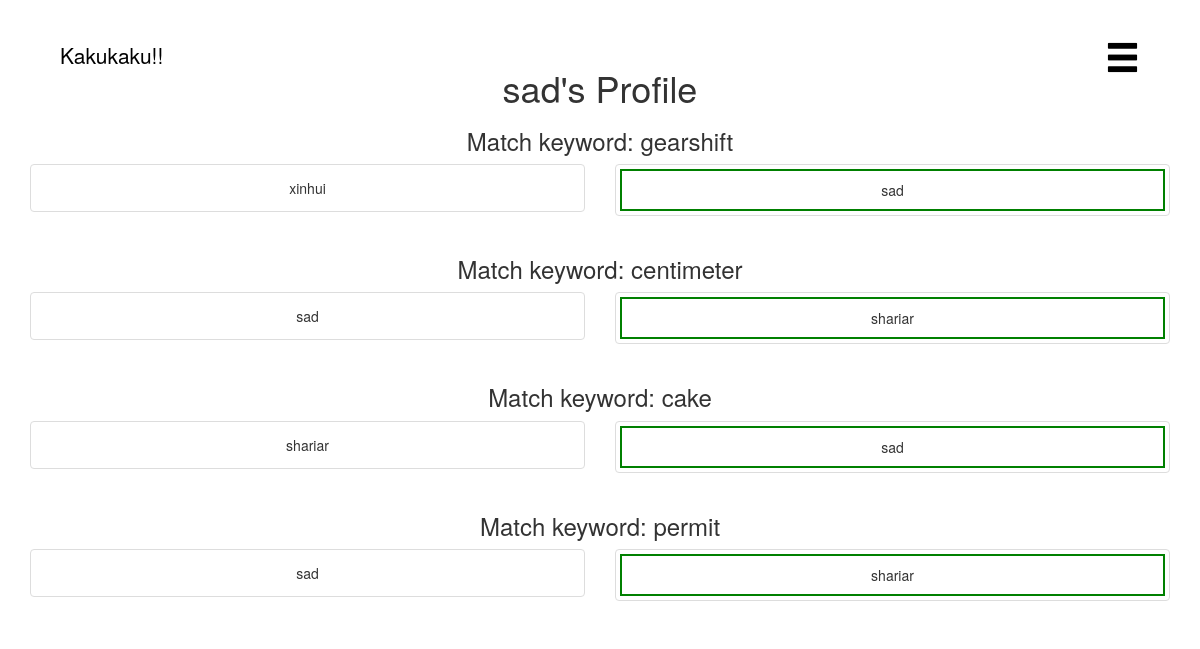
Page /profile/sad on the committed database.
### tables this page shows
CREATE TABLE users (user_id integer PRIMARY KEY, username text NOT NULL,passhash text NOT NULL, wins integer NOT NULL);

CREATE TABLE matches (match_id integer PRIMARY KEY AUTOINCREMENT, word text NOT NULL, user_1 integer NOT NULL, pic_1 text, user_2 integer, pic_2 text, judge integer, winner integer);

### app.py (the view)
@app.route('/profile/<username>')
def profile(username):
    matches = db.get_matches_for_user(username)
    return render_template('profile.html', matches = matches, user = username)

### utils/database.py (called while the page is built)
def get_user_id(username):
    path = "data/data.db"
    database = sqlite3.connect(path)
    curse = database.cursor()
    user_query = "SELECT user_id FROM users WHERE username = ?"
    user_result = curse.execute(user_query,(username,))
    user_result = user_result.fetchone()
    print "USER RESULT:", user_result
    if user_result == None:
        return -1
    user_id = int(user_result[0])
    return user_id

def get_username(userid):
    path = "data/data.db"
    database = sqlite3.connect(path)
    curse = database.cursor()
    if userid == None:
        return None
    user_query = "SELECT username FROM users WHERE user_id = ?"
    user_result = curse.execute(user_query,(userid,))
    user_result = user_result.fetchone()[0]
    print "USER RESULT:", user_result
    if user_result == None:
        return -1
    return user_result

def get_match(match_id):
    path = "data/data.db"
    database = sqlite3.connect(path)
    curse = database.cursor()
    db_result = {}
    print match_id
    query =  "SELECT * FROM matches WHERE match_id = " + str(match_id)
    db_result = curse.execute(query)
    db_result = db_result.fetchone()
    result = {
        'word': db_result[1],
        'match_id': db_result[0],
        'user_1': get_username(db_result[2]),
        'user_2': get_username(db_result[4]),
        'img_1': db_result[3],
        'img_2': db_result[5],
        'winner': db_result[7],
        'judge': db_result[6]
    }
    return result

def get_matches_for_user(username):
    path = "data/data.db"
    database = sqlite3.connect(path)
    curse = database.cursor()
    db_result = {}
    user_id = get_user_id(username)
    query =  "SELECT match_id FROM matches WHERE (user_1 = ? OR user_2 = ?) and pic_1 IS NOT NULL and pic_2 IS NOT NULL"
    db_result = curse.execute(query,(user_id,user_id))
    match_ids = db_result.fetchall()
    results = []
    for match in match_ids:
        print "FINDING: ", match[0]
        results.append(get_match(match[0]))
    return results

### templates/profile.html (shortened to what this page needs)
<html>
  <head>
    <link rel="stylesheet" href="../static/css/style.css">
    <link rel="stylesheet" href="https://maxcdn.bootstrapcdn.com/bootstrap/3.3.7/css/bootstrap.min.css">
  </head>
  <body>
   <div class="logo">
     <a href="/"><span class="logo-text">Kakukaku!!</span></a>
   </div>
   <div class="burger">
     <div class="dropdown">
       <a class="dropdown-toggle" data-toggle="dropdown" href="#"><span class="glyphicon glyphicon-menu-hamburger" style="font-size:2.5em;color:black" aria-hidden="true"></span>
       </a>
     </div>
   </div>
   <div class="container" style="margin-top: 4%">
     <h1>{{user}}'s Profile</h1>
     {% for match in matches %}
     <h3>Match keyword: {{match["word"]}}</h3>
     <div class="row">
       <div class="col-sm-6">
	 <div class="thumbnail">
	   {% if match["winner"] == 1 %}
	   <div class="user1 winner">
	     {% else %}
	     <div class="user1">
	       {% endif %}
	       <div class="caption">
		 {{match["user_1"]}}
	       </div>
	     </div>
	   </div>
	 </div>
	 <div class="col-sm-6">
	   <div class="thumbnail">
	     {% if match["winner"] == 2 %}
	     <div class="user2 winner">
	       {% else %}
	       <div class="user2">
		 {% endif %}
		 <div class="caption">
		   {{match["user_2"]}}
		 </div>
	       </div>
	     </div>
	   </div>
	 </div>
       {% endfor %}
       </div>
  </body>
</html>

### static/css/style.css (style rules this page uses)
body { color: black; text-align: center; }
.burger { position: absolute; right: 5%; top: 5%; }
.logo { position: absolute; left:5%; top:5%; }
.logo-text { color: black; text-decoration: none; font-size: 1.5em; }
.winner { border: 2px solid green; }

### rows in the picture
users: username "sad", user_2 "sad" "sad", user_1 "sad" "sad"
matches: word "gearshift"
users: user_1 "xinhui"
matches: word "centimeter"
users: user_2 "shariar" "shariar", user_1 "shariar"
matches: word "cake"
matches: word "permit"
